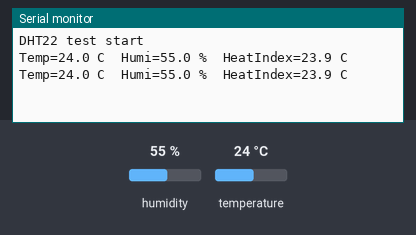
This sketch was run on a simulated ESP32. On the bench: the last lines printed to the serial monitor. The inputs (shaded band) are chosen by the test bench; at power-on: humidity 55 %, temperature 24 °C.

Above: at 4.8 s.
4.9 s: humidity set to 22 %
At 7.2 s:
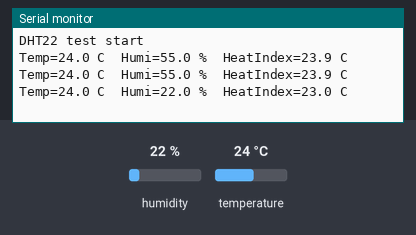
7.9 s: temperature set to 12 °C
At 8.9 s:
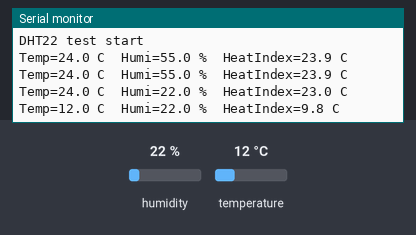
10.9 s: humidity set to 40 %
At 12.4 s:
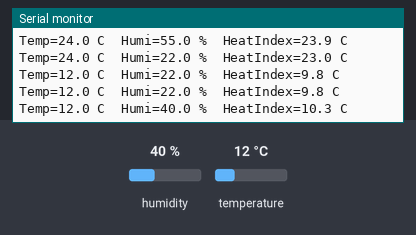
Timing chart, 0 to 13.9 s (numbered marks = the images above; inputs shaded):
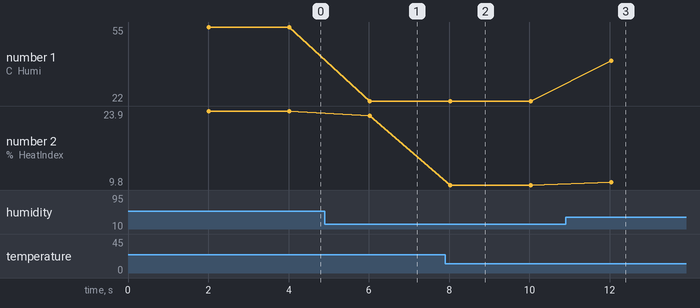

The sketch:

sketch.ino
```cpp
// 예제 3 : DHT22 온습도 센서 읽기
// 라이브러리 : DHT sensor library (Adafruit) + Adafruit Unified Sensor

#include <DHT.h>

const int DHT_PIN = 19;          // DHT22 DATA(SDA) -> GPIO19
DHT dht(DHT_PIN, DHT22);         // 센서 종류를 DHT22로 지정

void setup() {
  Serial.begin(115200);
  dht.begin();
  Serial.println("DHT22 test start");
}

void loop() {
  delay(2000);                   // DHT22는 2초에 한 번만 측정 가능

  float h = dht.readHumidity();      // 상대습도(%)
  float t = dht.readTemperature();   // 온도(°C)

  if (isnan(h) || isnan(t)) {        // 읽기 실패 -> NaN(숫자 아님)
    Serial.println("DHT22 read failed - check wiring");
    return;
  }

  float hi = dht.computeHeatIndex(t, h, false);   // 체감온도(°C)
  Serial.printf("Temp=%.1f C  Humi=%.1f %%  HeatIndex=%.1f C\n", t, h, hi);
}
```

Measured:
- after the input at 4.9 s, the serial monitor: prints a new line after 1.1 s (image 1)
- after the input at 7.9 s, the serial monitor: prints a new line after 0.12 s (image 2)
- after the input at 10.9 s, the serial monitor: prints a new line after 1.1 s (image 3)
- plotted number 1: 55 → 22 after the input at 4.9 s, 22 → 40 after the input at 10.9 s
- plotted number 2: 23.9 → 23 after the input at 4.9 s, 23 → 9.8 after the input at 7.9 s, 9.8 → 10.3 after the input at 10.9 s
